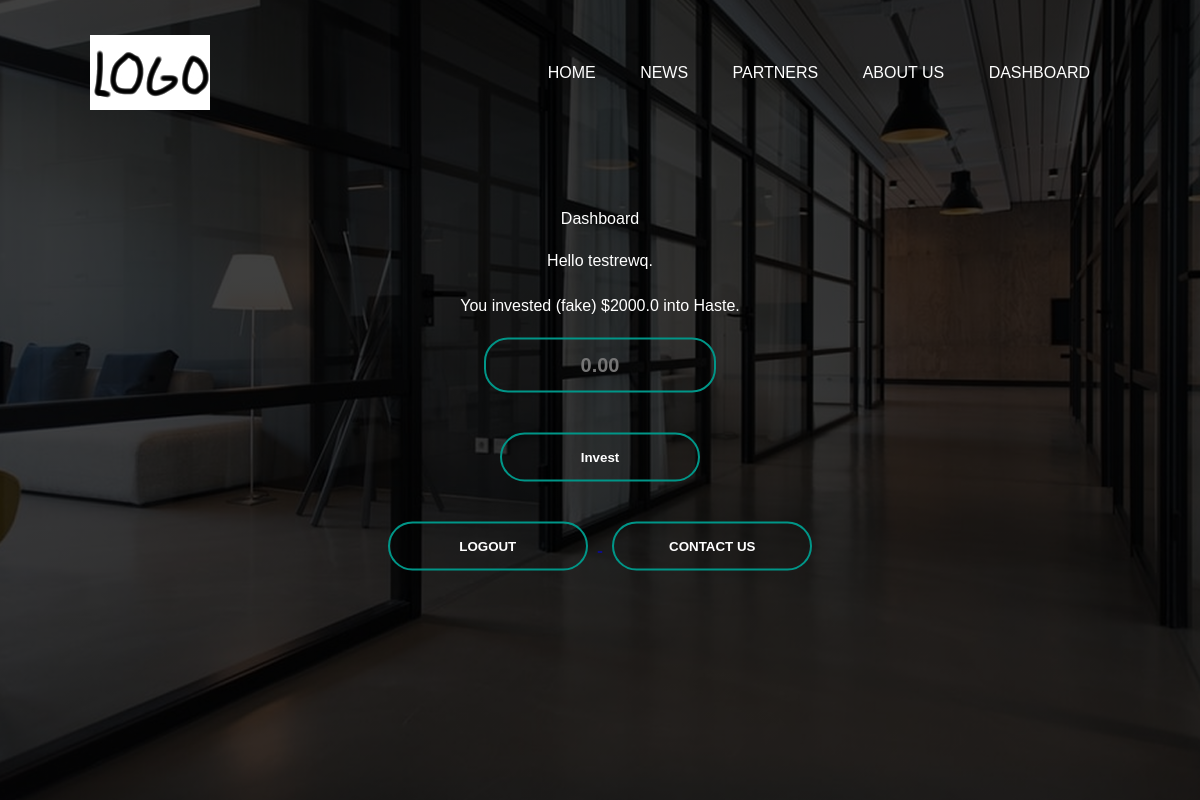
Before: /dashboard (signed in) with the older database file.
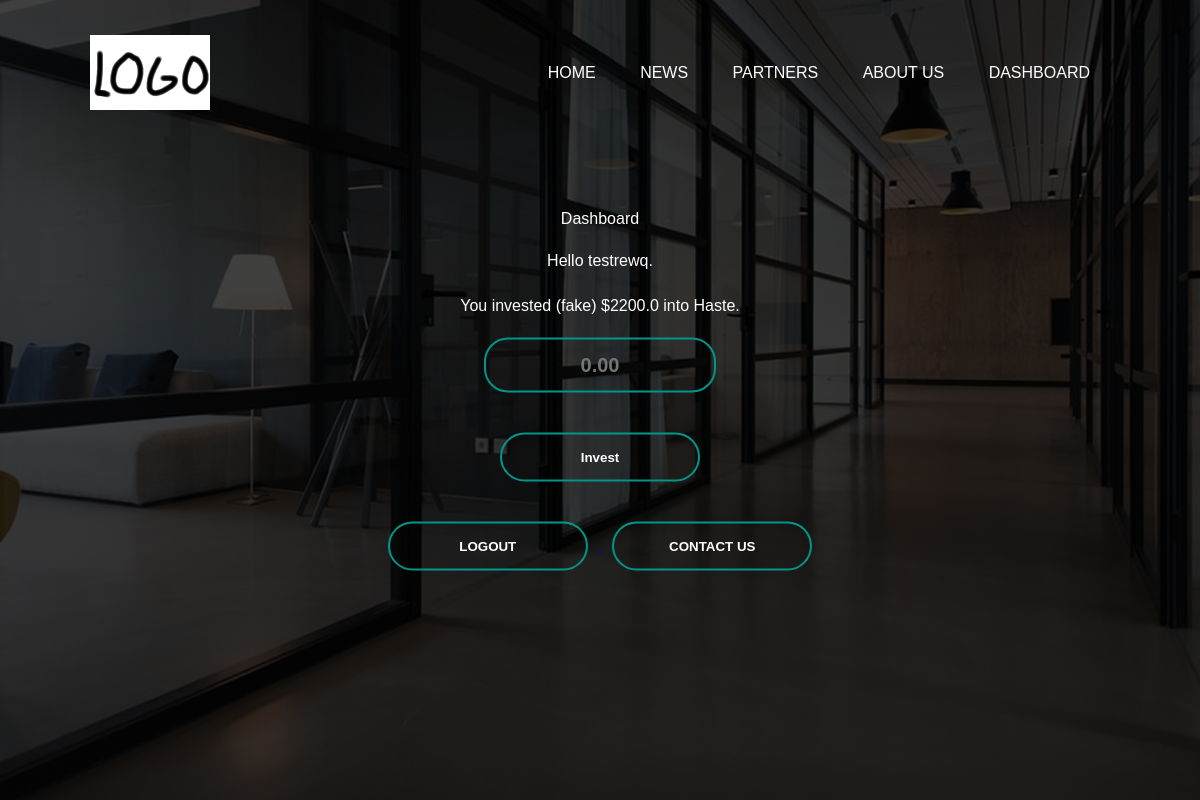
After: the same page with the newer database file.
### app.py (models this page shows)
class user(db.Model, UserMixin):
    id = db.Column(db.Integer, primary_key=True)
    username = db.Column(db.String(20), unique=True, nullable = False)
    password = db.Column(db.String(80), nullable = False)
    amount_invested = db.Column(db.Float, nullable = False)
    date_created = db.Column(db.DateTime, default=datetime.utcnow)

### app.py (the view, shortened to what this page needs)
@app.route('/dashboard', methods=['GET', 'POST'])
def dashboard():
    form = DashboardForm()
    return render_template("dashboard.html", form=form)

### app.py
class DashboardForm(FlaskForm):
    invested_input = DecimalField(validators=[ InputRequired()], places=2, rounding=None, render_kw={"placeholder": "0.00"})
    submit = SubmitField('Invest')

### app.py (called while the page is built)
@login_manager.user_loader
def load_user(user_id):
    return user.query.get(int(user_id))

### templates/dashboard.html (shortened to what this page needs)
<!DOCTYPE html>
<html lang="en">
<head>
    <link rel="stylesheet" href="{{ url_for('static', filename='css/dashboard.css') }}">
</head>
<body>
    <div class="banner">
        <div class="navbar">
            <img src="logo.jpg" class="logo">
            <ul>
                <li><a href="{{ url_for('index') }}">Home</a></li>
                <li><h1></h1><a href="{{ url_for('news') }}">News</a></li>
                <li><a href="#">Partners</a></li>
                <li><a href="#">About Us</a></li>
                {% if current_user.is_authenticated %}
                <li><a href="{{ url_for('dashboard') }}">Dashboard</a></li>
                {% endif %}
            </ul>
        </div>
        <div class="content">
            <hl>Dashboard</hl>
            {% if current_user.is_authenticated %}
            <p>Hello {{ current_user.username }}.</p>
            <p>You invested (fake) ${{ current_user.amount_invested }} into Haste.</p>
            <form method="POST" action="">
                {{ form.invested_input }}
                {{ form.submit }}
            </form>
            <a href="{{ url_for('logout') }}">
                <button type="button">LOGOUT</button>
            </a>
            <a href="http://www.fullerton.edu/">
                <button type="button">CONTACT US</button>
            </a>
            {% endif %}
        </div>
    </div>
</body>
</html>

### static/css/dashboard.css (style rules this page uses)
* { margin: 0; padding: 0; font-family: sans-serif; }
.banner { width: 100%; height: 100vh; background-image: linear-gradient(rgba(0,0,0,0.75),rgba(0,0,0,0.75)),url(background.jpg); background-size: cover; background-position: center; }
.navbar { width: 85%; margin: auto; padding: 35px 0; display: flex; align-items: center; justify-content: space-between; }
.logo { width: 120px; cursor: pointer; }
.navbar ul li { list-style: none; display: inline-block; margin: 0 20px; position: relative; }
.navbar ul li a { text-decoration: none; color: #fff; text-transform: uppercase; }
.navbar ul li::after { content: ''; height: 3px; width: 0; background: #009688; position: absolute; left: 0; bottom: -10px; transition: 0.3s; }
.content input[type ="number"],.content input[type="invested_input"] { border: 0; background: none; display: block; margin: 20px auto; text-align: center; border: 2px solid #009688; padding: 14px 14px; width: 200px; font-size: 20px; outline: none; color: white; border-radius: 24px; transition: 0.25s; font-weight: 600; }
.content { width: 100%; position: absolute; top: 50%; transform: translateY(-50%); text-align: center; color:#fff; }
.content p { margin: 20px auto; font-weight: 100; line-height: 25px; }
.content input[type = "submit"] { width: 200px; padding: 15px 0; text-align: center; margin: 20px 10px; border-radius: 25px; font-weight: bold; border: 2px solid #009688; background: transparent; color: #fff; cursor: pointer; position: relative; overflow: hidden; }
button { width: 200px; padding: 15px 0; text-align: center; margin: 20px 10px; border-radius: 25px; font-weight: bold; border: 2px solid #009688; background: transparent; color: #fff; cursor: pointer; position: relative; overflow: hidden; }

Changed rows visible on the page:
changed user "testrewq": amount_invested "2000.0" → "2200.0"
